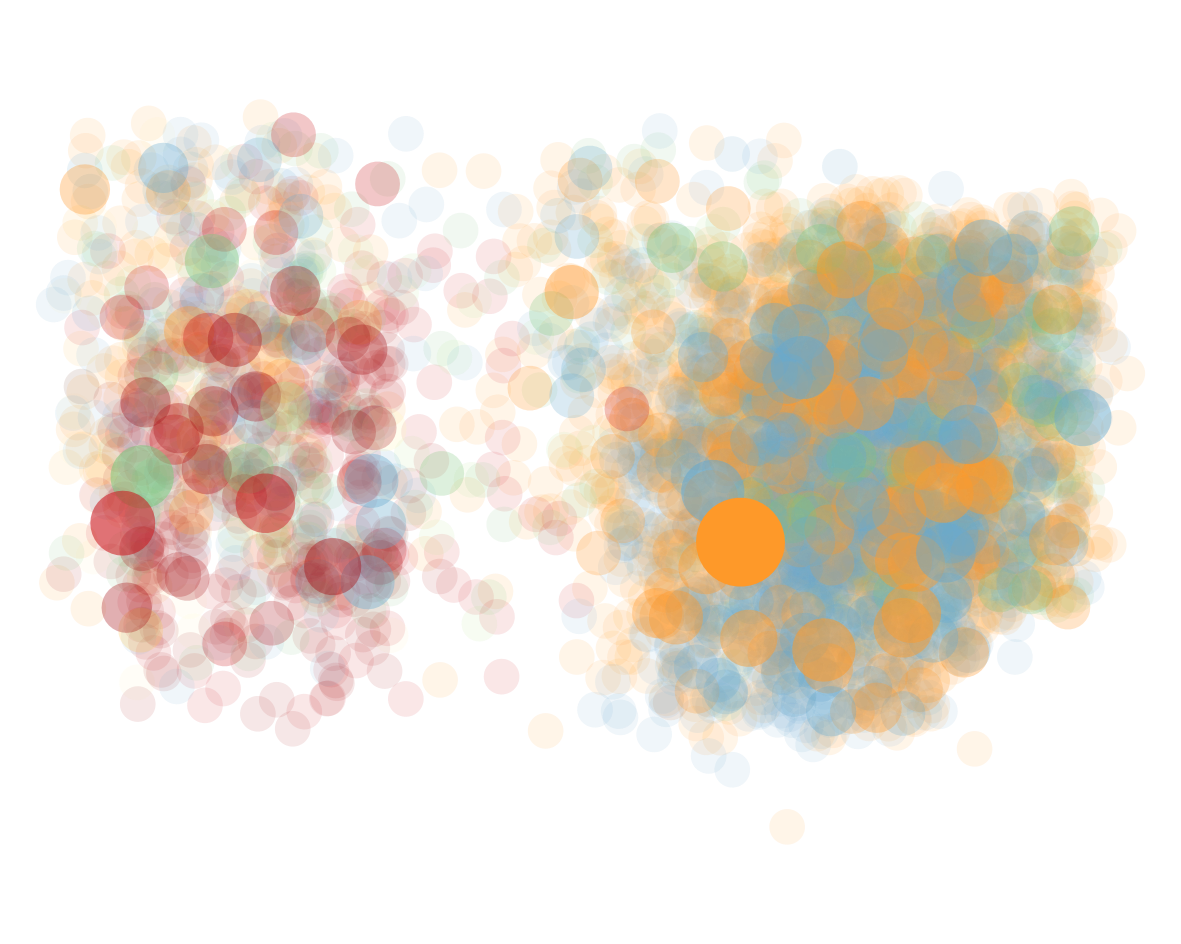

Reproduce this figure in R.
#pkgs
library(tidyverse)
library(ggsci)
library(ggspatial)
require(maps)
require(rworldmap)
set.seed(42)

#import data
#e_obs = read_csv("Obsv_230804_gbif-observations-dwca/FamilyEricaceae_awkifcolumn37equalsEricaceae_wcolids_observations.csv") %>% 
#  separate(dateIdentified, c("date", "time"), sep = " ", remove = F) %>% 
#  separate(date, c("YEAR", "MONTH", "DAY"), sep = "-", remove = F) %>% 
#  mutate(LAT = round(decimalLatitude, digits = 2), 
#         LON = round(decimalLongitude, digits = 2))
##exported for ease of github
write_tsv(e_obs %>% 
            filter(countryCode  ==  "US") %>% 
            select_at(vars(-contains(c("recorded", "identified", "Remark")))),
          "EricaSmear.tsv")
e_obs = read_tsv("EricaSmear.tsv")

#e_tax = read_csv("Taxa_230804_inaturalist-taxonomy.dwca/FamilyEricaceae_awkifcolumn9equalsEricaceae_wcolids_taxa.csv")
#obs and tax data originating from: https://www.inaturalist.org/pages/developers
#write_tsv(e_tax, "EricaSmear_tax.tsv")
e_tax = read_tsv("EricaSmear_tax.tsv")

#set up manual data for massaging imported datasets
mycohets = c("Allotropa", 
           "Cheilotheca", 
           "Hemitomes", 
           #"Hypopitys", #all Hypopitys have been reclassified to Monotropa
           "Monotropa", 
           "Monotropastrum", 
           "Monotropsis", 
           "Pityopus", 
           "Pleuricospora", 
           "Pterospora", 
           "Sarcodes", 
           "Orthilia", #mixotrophic, ~50% from mycohet lifestyle
           "Pyrola")  #facultative/variable within genus?
nonmycohets = c("Chimaphila", 
              "Moneses")
#source Wikipedia
#started with: https://en.wikipedia.org/wiki/Monotropoideae
#then checked each genera's page  
# Note, there are other groups, e.g. orchids and Hyobanche and eevn more, that have at least a partially mycoheterotrophic lifestyle.

colors_for_genera = c("#fff7bc", 
                    "#fee391", 
                    "#fec44f", 
                    "#fe9929", 
                    "#ec7014", 
                    "#cc4c02", 
                    "#993404", 
                    "#662506", 
                    "#cb181d", 
                    "#a50f15", 
                    "#addd8e", 
                    "#78c679", 
                    "#67a9cf", 
                    "#3690c0", 
                    "gray50")

#massage and make summaries of imported data
mycohet_e_tax = e_tax %>% 
  mutate(GENUS = ifelse(genus %in% mycohets | genus %in% nonmycohets, genus, "other"), 
         GENUS = factor(GENUS, levels = c(mycohets, nonmycohets, "other")), 
         SUBFAM = ifelse(genus %in% mycohets | genus %in% nonmycohets, "Monotropoideae/Pyroloideae", "other subfam"), 
         SUBFAM = factor(SUBFAM, levels = c("Monotropoideae/Pyroloideae", "other subfam")), 
         METAB = ifelse(genus == "Orthilia" | genus  == "Pyrola", "mixed", ifelse(genus %in% mycohets, "mycohet", "photosynth")), 
         METAB = factor(METAB, levels = c("mycohet", "mixed", "photosynth")))

mycohet_e_obs = full_join(e_obs %>% 
                          rename(obsid = id) %>% 
                          select(-modified, -references) %>% 
                          mutate(taxonID = as.character(taxonID)), 
                        mycohet_e_tax %>% 
                          rename(taxid = id) %>% 
                          select(-modified, -references) %>% 
                          mutate(taxonID = sub(".*\\/", "", taxonID))) %>% 
  arrange(GENUS) %>% 
  mutate(scientificName = factor(scientificName, levels = unique(scientificName)))

mycohet_e_obs_smry = mycohet_e_obs %>% 
  filter(countryCode == "US") %>% 
  filter(!grepl("other", SUBFAM), LAT <= 50, LON >= -140) %>% 
  group_by(GENUS, LON, LAT) %>% 
  summarise(count = n())

#Visualize
mycohet_e_obs_smry %>% 
  arrange(count) %>% 
  ggplot()+
  geom_point(aes(x = LON, y = LAT, alpha = count, size = count + 1, color = GENUS), position = position_jitter(width = 10, height = 10), stroke = 0)+
  coord_quickmap()+
  #scale_fill_manual(values = colors_for_genera, drop = F)+
  scale_color_manual(values = colors_for_genera, drop = F)+
  scale_alpha_continuous(trans = "log2") + 
  scale_size_area(max_size = 10, trans = "log10") + 
  theme_void() + theme(legend.position = "none")

#ggsave("EricaSmear.png", units = "cm", width = 10, height = 8)
